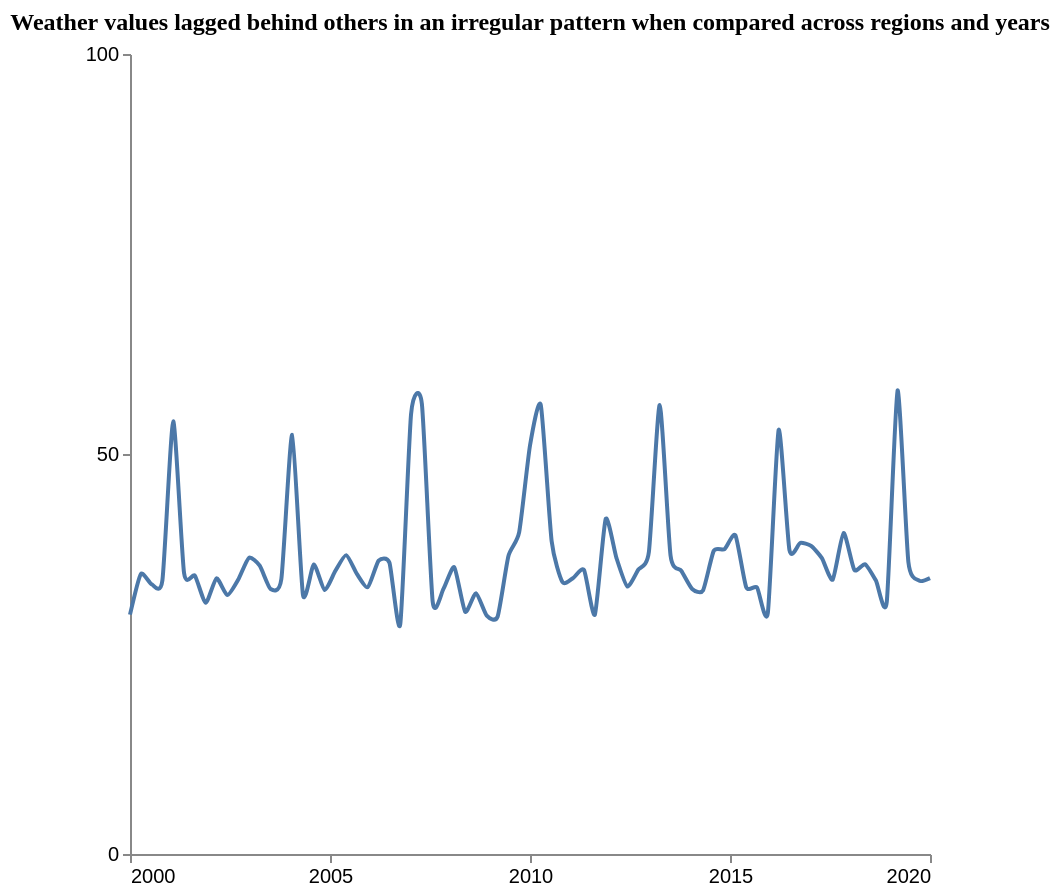

Write a Vega-Lite specification for this figure.
### Vega-Lite specification from a JSON file in a GitHub repository (floating-point values rounded to 4 significant figures)
{"$schema": "https://vega.github.io/schema/vega-lite/v5.json", "description": "Pattern: Periodic", "data": {"values": [{"X": 2000.0, "Y": 29.92}, {"X": 2000.0, "Y": 34.99}, {"X": 2001.0, "Y": 33.72}, {"X": 2001.0, "Y": 34.23}, {"X": 2001.0, "Y": 54.08}, {"X": 2001.0, "Y": 35.12}, {"X": 2002.0, "Y": 34.79}, {"X": 2002.0, "Y": 31.39}, {"X": 2002.0, "Y": 34.45}, {"X": 2002.0, "Y": 32.36}, {"X": 2003.0, "Y": 34.27}, {"X": 2003.0, "Y": 37.02}, {"X": 2003.0, "Y": 36.03}, {"X": 2004.0, "Y": 33.12}, {"X": 2004.0, "Y": 34.38}, {"X": 2004.0, "Y": 52.39}, {"X": 2004.0, "Y": 32.39}, {"X": 2005.0, "Y": 36.19}, {"X": 2005.0, "Y": 33.0}, {"X": 2005.0, "Y": 35.4}, {"X": 2005.0, "Y": 37.36}, {"X": 2006.0, "Y": 34.98}, {"X": 2006.0, "Y": 33.36}, {"X": 2006.0, "Y": 36.66}, {"X": 2006.0, "Y": 36.41}, {"X": 2007.0, "Y": 28.73}, {"X": 2007.0, "Y": 55.01}, {"X": 2007.0, "Y": 56.26}, {"X": 2008.0, "Y": 31.52}, {"X": 2008.0, "Y": 33.15}, {"X": 2008.0, "Y": 35.84}, {"X": 2008.0, "Y": 30.28}, {"X": 2009.0, "Y": 32.59}, {"X": 2009.0, "Y": 29.8}, {"X": 2009.0, "Y": 29.65}, {"X": 2009.0, "Y": 37.22}, {"X": 2010.0, "Y": 40.23}, {"X": 2010.0, "Y": 51.06}, {"X": 2010.0, "Y": 56.11}, {"X": 2011.0, "Y": 39.14}, {"X": 2011.0, "Y": 34.0}, {"X": 2011.0, "Y": 34.51}, {"X": 2011.0, "Y": 35.49}, {"X": 2012.0, "Y": 29.92}, {"X": 2012.0, "Y": 41.88}, {"X": 2012.0, "Y": 36.99}, {"X": 2012.0, "Y": 33.45}, {"X": 2013.0, "Y": 35.52}, {"X": 2013.0, "Y": 37.78}, {"X": 2013.0, "Y": 56.14}, {"X": 2014.0, "Y": 37.32}, {"X": 2014.0, "Y": 35.4}, {"X": 2014.0, "Y": 33.13}, {"X": 2014.0, "Y": 32.93}, {"X": 2015.0, "Y": 37.9}, {"X": 2015.0, "Y": 38.11}, {"X": 2015.0, "Y": 39.84}, {"X": 2015.0, "Y": 33.35}, {"X": 2016.0, "Y": 33.32}, {"X": 2016.0, "Y": 30.14}, {"X": 2016.0, "Y": 53.01}, {"X": 2016.0, "Y": 37.97}, {"X": 2017.0, "Y": 38.9}, {"X": 2017.0, "Y": 38.51}, {"X": 2017.0, "Y": 36.98}, {"X": 2018.0, "Y": 34.3}, {"X": 2018.0, "Y": 40.13}, {"X": 2018.0, "Y": 35.52}, {"X": 2018.0, "Y": 36.23}, {"X": 2019.0, "Y": 34.17}, {"X": 2019.0, "Y": 31.5}, {"X": 2019.0, "Y": 57.94}, {"X": 2019.0, "Y": 36.51}, {"X": 2020.0, "Y": 34.18}, {"X": 2020.0, "Y": 34.49}]}, "mark": {"type": "line", "interpolate": "cardinal", "tension": 0.4}, "encoding": {"x": {"field": "X", "type": "quantitative", "title": "", "axis": {"grid": false, "format": "d", "values": [2000, 2005, 2010, 2015, 2020], "tickSize": 4}, "scale": {"domain": [2000, 2020]}}, "y": {"field": "Y", "type": "quantitative", "title": "", "axis": {"grid": false, "format": "d", "values": [0, 50, 100], "tickSize": 4, "tickOpacity": 1}, "scale": {"domain": [0, 100]}}}, "title": {"text": "Weather values lagged behind others in an irregular pattern when compared across regions and years", "anchor": "middle", "font": "Tahoma", "fontSize": 12}, "config": {"lineBreak": "^", "view": {"stroke": null}}, "height": 400, "width": 400, "autosize": "pad"}
